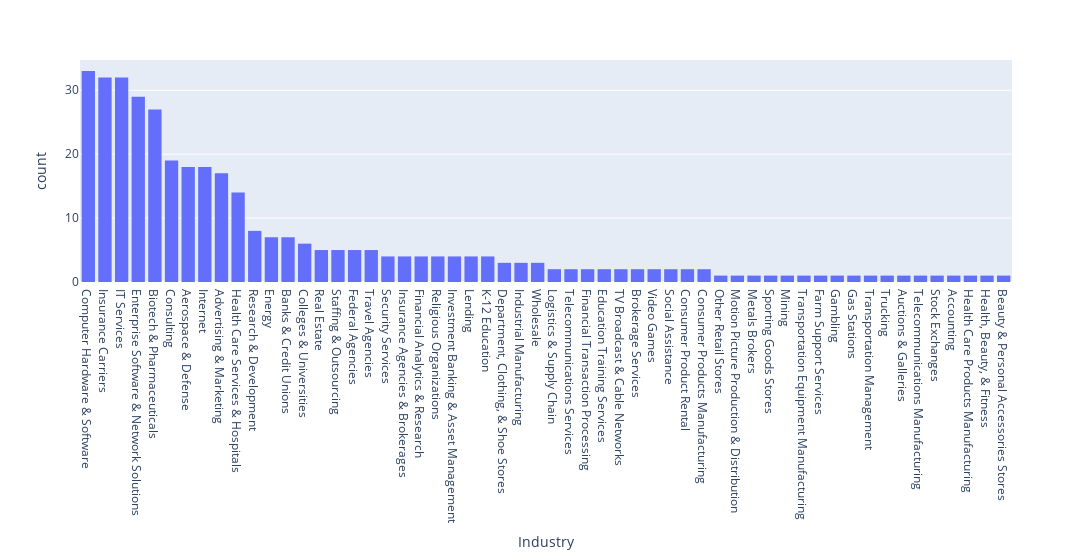

The cell this chart's notebook holds for it:
### Markdown cell above
✔︎ Industry 컬럼

### Code cell
df_ind = df_dsc.drop(df_dsc.loc[df_dropped['Industry']=='-1'].index)
fig = px.histogram(df_ind['Industry'], x='Industry', width = 2000)
fig.update_layout(xaxis={'categoryorder':'total descending'})
fig.show()

industryDict = {}
for row in df_sub['Industry']:
    if row not in industryDict:
        industryDict[row]=1
    else:
        industryDict[row]+=1
        
industryDict = dict(sorted(industryDict.items(), key = lambda row : row[1], reverse=True ))

top_Industry = list(industryDict.keys())[:6]

print(top_Industry)

### Figure 1 — Plotly figure (JSON) as saved in the notebook; plotly's stock layout.template omitted (floating-point values rounded to 4 significant figures; data arrays with more than 128 entries replaced by an {"elided": "..."} marker saying what was removed)
{"data": [{"alignmentgroup": "True", "bingroup": "x", "hovertemplate": "Industry=%{x}<br>count=%{y}<extra></extra>", "legendgroup": "", "marker": {"color": "#636efa", "pattern": {"shape": ""}}, "name": "", "offsetgroup": "", "orientation": "v", "showlegend": false, "type": "histogram", "x": {"elided": "362 str values"}, "xaxis": "x", "yaxis": "y"}], "layout": {"barmode": "relative", "legend": {"tracegroupgap": 0}, "margin": {"t": 60}, "width": 2000, "xaxis": {"anchor": "y", "categoryorder": "total descending", "domain": [0, 1], "title": {"text": "Industry"}}, "yaxis": {"anchor": "x", "domain": [0, 1], "title": {"text": "count"}}}}
